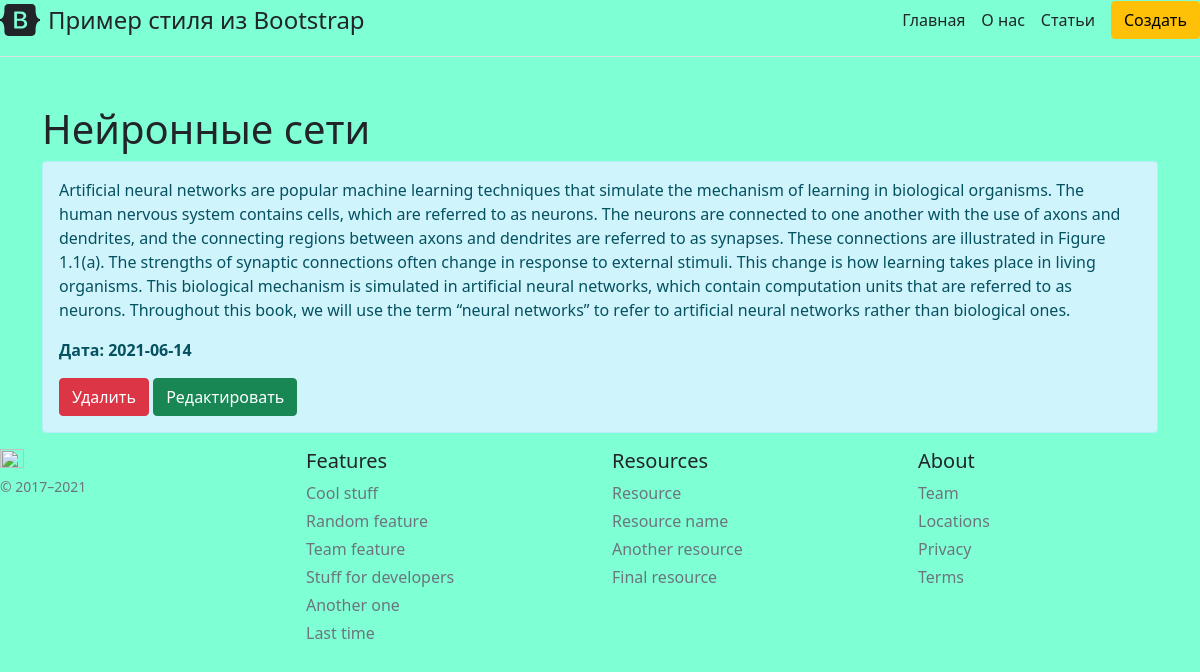
Before: /posts/1 with the older database file.
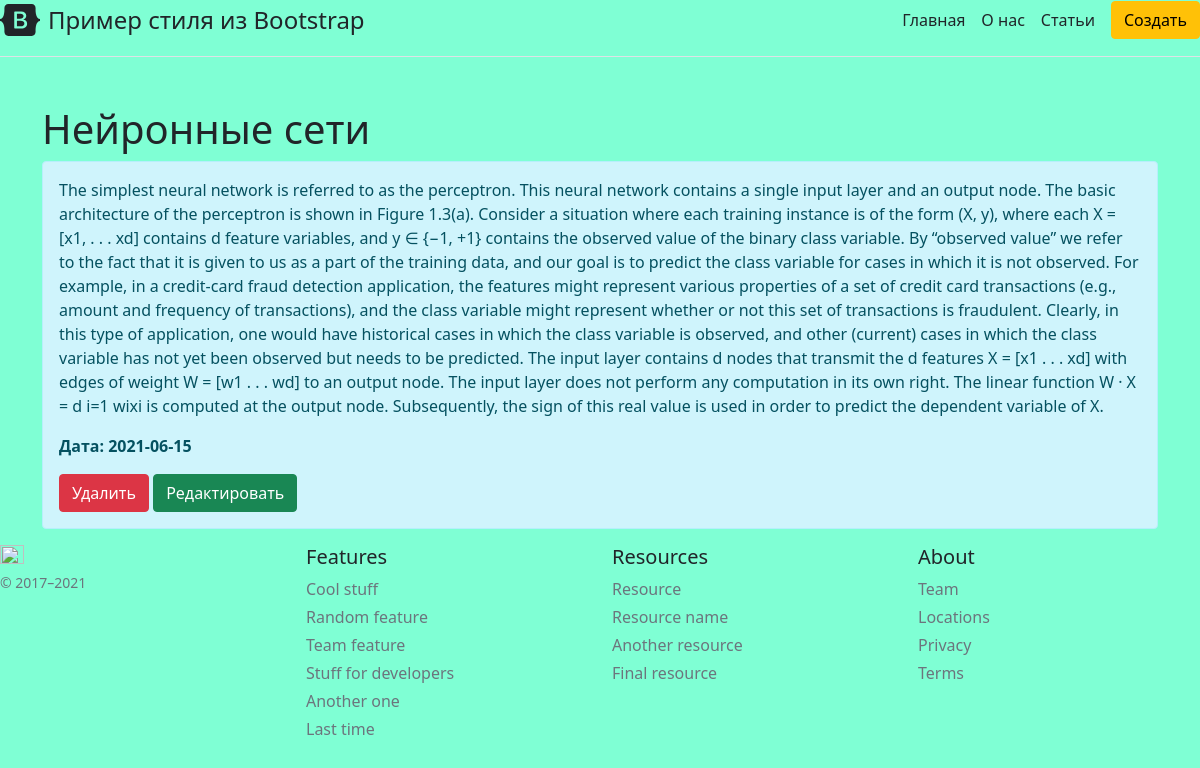
After: the same page with the newer database file.
### app.py (models this page shows, shortened)
class Article(db.Model):
    id = db.Column(db.Integer, primary_key=True)
    title = db.Column(db.String(100), nullable=False)
    intro = db.Column(db.String(300), nullable=False)
    text = db.Column(db.Text, nullable=False)
    date = db.Column(db.DateTime, default=datetime.utcnow)

### app.py (the view)
@app.route('/posts/<int:id>')
def post_detail(id):
    article = Article.query.get(id)
    return render_template("post_detail.html", article=article)

### templates/post_detail.html (shortened to what this page needs)
{% extends 'base.html' %}
{% block body %}
<div class="container mt-5">
    <h1>{{ article.title }}</h1>
        <div class="alert alert-info">
            <p>{{ article.text }}</p>
            <p><b>Дата: {{ article.date.date() }}</b></p>
            <a href="/posts/{{ article.id }}/del" class="btn btn-danger">Удалить</a>
            <a href="/posts/{{ article.id }}/update" class="btn btn-success">Редактировать</a>
        </div>
</div>
{% endblock %}

Changed rows visible on the page:
changed Article "Нейронные сети": text "Artificial neural networks are popular machine learning techniques that simulate the mechanism of learning in biological organisms. The human nervous system contains cells, which are referred to as neurons. The neurons are connected to one another with the use of axons and dendrites, and the connecting regions between axons and dendrites are referred to as synapses. These connections are illustrated in Figure 1.1(a). The strengths of synaptic connections often change in response to external stimuli. This change is how learning takes place in living organisms. This biological mechanism is simulated in artificial neural networks, which contain computation units that are referred to as…" → "The simplest neural network is referred to as the perceptron. This neural network contains a single input layer and an output node. The basic architecture of the perceptron is shown in Figure 1.3(a). Consider a situation where each training instance is of the form (X, y), where each X = [x1, . . . xd] contains d feature variables, and y ∈ {−1, +1} contains the observed value of the binary class variable. By “observed value” we refer to the fact that it is given to us as a part of the training data, and our goal is to predict the class variable for cases in which it is not observed. For example, in a credit-card fraud detection application, the features might represent various properties of…"; date "2021-06-14" → "2021-06-15"
